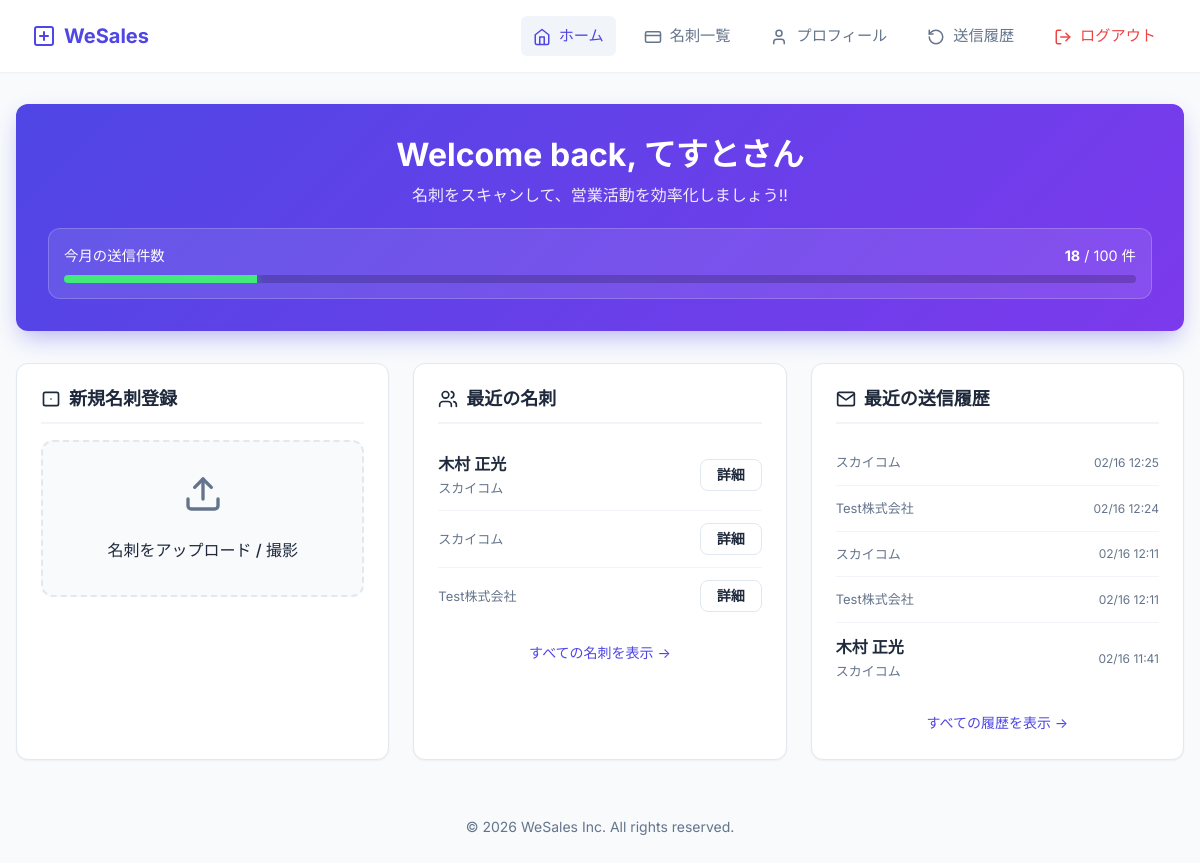
Screenshot of / (signed in) with the database file from the repository.
### models.py (models this page shows, shortened)
class User(db.Model, UserMixin):
    id = db.Column(db.Integer, primary_key=True)
    username = db.Column(db.String(80), unique=True, nullable=False)
    password = db.Column(db.String(120), nullable=False)
    is_admin = db.Column(db.Boolean, default=False)
    company_name = db.Column(db.String(100))
    job_title = db.Column(db.String(100))
    last_name = db.Column(db.String(100))
    first_name = db.Column(db.String(100))
    phone_number = db.Column(db.String(20))
    email_address = db.Column(db.String(120))
    company_url = db.Column(db.String(200))
    business_summary = db.Column(db.Text)
    gmail_app_password = db.Column(db.String(100))
    email_provider = db.Column(db.String(20), default="resend") # gmail or resend
    monthly_limit = db.Column(db.Integer, default=100) # 月間送信上限
    @property
    def real_name(self):
        return f"{self.last_name or ''} {self.first_name or ''}".strip()

class Card(db.Model):
    id = db.Column(db.Integer, primary_key=True)
    user_id = db.Column(db.Integer, db.ForeignKey("user.id"), nullable=False)
    image_path = db.Column(db.String(200))
    company_name = db.Column(db.String(100))
    department_name = db.Column(db.String(100))
    job_title = db.Column(db.String(100))
    last_name = db.Column(db.String(100))
    first_name = db.Column(db.String(100))
    phone_number = db.Column(db.String(20))
    email = db.Column(db.String(120))
    url = db.Column(db.String(200))
    created_at = db.Column(db.DateTime, default=datetime.now)
    user = db.relationship("User", backref=db.backref("cards", lazy=True))
    @property
    def person_name(self):
        return f"{self.last_name or ''} {self.first_name or ''}".strip()

class History(db.Model):
    id = db.Column(db.Integer, primary_key=True)
    user_id = db.Column(db.Integer, db.ForeignKey("user.id"), nullable=False)
    customer_name = db.Column(db.String(100))
    company_name = db.Column(db.String(100))
    email = db.Column(db.String(120))
    mail_subject = db.Column(db.String(200))
    mail_body = db.Column(db.Text)
    sent_at = db.Column(db.DateTime, default=datetime.now)
    user = db.relationship("User", backref=db.backref("histories", lazy=True))

### routes/main.py (the view)
@main_bp.route("/")
@login_required
def index():
    if current_user.is_admin:
        return redirect(url_for("admin.admin_users"))
    sent_count = get_monthly_sent_count(current_user.id)
    limit_info = {
        "sent": sent_count,
        "limit": current_user.monthly_limit or 100
    }
    recent_cards = (
        Card.query.filter_by(user_id=current_user.id)
        .order_by(Card.created_at.desc())
        .limit(5)
        .all()
    )
    recent_histories = (
        History.query.filter_by(user_id=current_user.id)
        .order_by(History.sent_at.desc())
        .limit(5)
        .all()
    )
    return render_template("index.html", recent_cards=recent_cards, recent_histories=recent_histories, limit_info=limit_info)

### app.py (called while the page is built)
def create_app(config_class=Config):
    app = Flask(__name__)
    app.config.from_object(config_class)
    db.init_app(app)
    bcrypt.init_app(app)
    csrf.init_app(app)
    login_manager.init_app(app)
    @login_manager.user_loader
    def load_user(user_id):
        return User.query.get(int(user_id))
    @app.context_processor
    def inject_now():
        return {"now": datetime.now(timezone.utc)}
    from routes.auth import auth_bp
    from routes.main import main_bp
    from routes.cards import cards_bp
    from routes.history import history_bp
    from routes.admin import admin_bp
    from routes.import_routes import import_bp
    app.register_blueprint(auth_bp)
    app.register_blueprint(main_bp)
    app.register_blueprint(cards_bp)
    app.register_blueprint(history_bp)
    app.register_blueprint(admin_bp)
    app.register_blueprint(import_bp)
    return app

### services/mail_service.py (called while the page is built)
def get_monthly_sent_count(user_id):
    first_day = date(date.today().year, date.today().month, 1)
    count = History.query.filter(
        History.user_id == user_id,
        History.sent_at >= first_day
    ).count()
    return count

### Templates/index.html (shortened to what this page needs)
{% extends "base.html" %}
{% block content %}
<div class="hero-card">
    <h1>Welcome back, <span style="display: inline-block;">{{ current_user.last_name or current_user.username
            }}さん</span>
    </h1>
    <p>名刺をスキャンして、営業活動を効率化しましょう!!</p>
    {% if limit_info %}
    <div class="limit-status-container"
        style="margin-top: 20px; background: rgba(255,255,255,0.1); padding: 15px; border-radius: 12px; border: 1px solid rgba(255,255,255,0.2);">
        <div style="display: flex; justify-content: space-between; margin-bottom: 8px; font-size: 0.9rem;">
            <span>今月の送信件数</span>
            <span><strong>{{ limit_info.sent }}</strong> / {{ limit_info.limit }} 件</span>
        </div>
        <div class="progress-bar-bg"
            style="height: 8px; background: rgba(0,0,0,0.2); border-radius: 4px; overflow: hidden;">
            <div class="progress-bar-fill"
                style="height: 100%; width: {{ (limit_info.sent / limit_info.limit * 100) if limit_info.limit > 0 else 0 }}%; background: #43e97b; box-shadow: 0 0 10px rgba(67, 233, 123, 0.5); transition: width 0.5s ease-out;">
            </div>
        </div>
    </div>
    {% endif %}
</div>
<div class="dashboard-grid">
    <div class="dashboard-section" style="grid-column: span 1;">
        <h2>
            <svg xmlns="http://www.w3.org/2000/svg" width="20" height="20" viewBox="0 0 24 24" fill="none"
                stroke="currentColor" stroke-width="2" stroke-linecap="round" stroke-linejoin="round">
                <rect x="3" y="4" width="18" height="16" rx="2" />
                <line x1="12" y1="12" x2="12" y2="12" />
            </svg>
            新規名刺登録
        </h2>
        <label for="fileInput" class="upload-area"
            style="display: block; border: 2px dashed var(--border-color); border-radius: var(--radius-lg); padding: var(--spacing-xl); text-align: center; cursor: pointer; transition: all 0.2s; background-color: #f8fafc;">
            <p style="font-weight: 500; color: var(--text-color);">名刺をアップロード / 撮影</p>
        </label>
    </div>
    <div class="dashboard-section">
        <h2>
            最近の名刺
        </h2>
        <ul class="dashboard-list">
            {% for card in recent_cards %}
            <li class="dashboard-list-item">
                <div class="info">
                    <span class="name">{{ card.person_name }}</span>
                    <span class="meta">{{ card.company_name }}</span>
                </div>
                <a href="{{ url_for('cards.card_detail', card_id=card.id) }}" class="btn btn-secondary btn-sm">詳細</a>
            </li>
            {% else %}
            <p class="text-muted" style="text-align: center; padding: 2rem 0;">名刺がまだありません。</p>
            {% endfor %}
        </ul>
        <div class="mt-2 text-center">
            <a href="{{ url_for('cards.show_cards') }}" style="font-size: 0.875rem;">すべての名刺を表示 &rarr;</a>
        </div>
    </div>
    <div class="dashboard-section" style="grid-column: span 1;">
        <h2>
            <svg xmlns="http://www.w3.org/2000/svg" width="20" height="20" viewBox="0 0 24 24" fill="none"
                stroke="currentColor" stroke-width="2" stroke-linecap="round" stroke-linejoin="round">
                <path d="M4 4h16c1.1 0 2 .9 2 2v12c0 1.1-.9 2-2 2H4c-1.1 0-2-.9-2-2V6c0-1.1.9-2 2-2z" />
                <polyline points="22,6 12,13 2,6" />
            </svg>
            最近の送信履歴
        </h2>
        <ul class="dashboard-list">
            {% for history in recent_histories %}
            <li class="dashboard-list-item">
                <div class="info">
                    <span class="name">{{ history.customer_name }}</span>
                    <span class="meta">{{ history.company_name }}</span>
                </div>
                <span class="date">{{ history.sent_at.strftime('%m/%d %H:%M') }}</span>
            </li>
            {% else %}
            <p class="text-muted" style="text-align: center; padding: 2rem 0;">履歴がまだありません。</p>
            {% endfor %}
        </ul>
        <div class="mt-2 text-center">
            <a href="{{ url_for('history.show_history') }}" style="font-size: 0.875rem;">すべての履歴を表示 &rarr;</a>
        </div>
    </div>
</div>
{% endblock %}

### Templates/base.html (shortened to what this page needs)
<!DOCTYPE html>
<html lang="ja">
<head>
    <link rel="stylesheet" href="{{ url_for('static', filename='css/style.css') }}">
</head>
<body>
    {% if current_user.is_authenticated %}
    <header>
        <div class="logo">
            WeSales
        </div>
        <nav id="nav-menu">
            {% if not current_user.is_admin %}
            <a href="{{ url_for('main.index') }}" class="{{ 'active' if request.endpoint == 'main.index' else '' }}">
                ホーム
            </a>
            <a href="{{ url_for('cards.show_cards') }}"
                class="{{ 'active' if request.endpoint == 'cards.show_cards' else '' }}">
                名刺一覧
            </a>
            <a href="{{ url_for('main.profile') }}"
                class="{{ 'active' if request.endpoint == 'main.profile' else '' }}">
                プロフィール
            </a>
            <a href="{{ url_for('history.show_history') }}"
                class="{{ 'active' if request.endpoint == 'history.show_history' else '' }}">
                <svg xmlns="http://www.w3.org/2000/svg" width="18" height="18" viewBox="0 0 24 24" fill="none"
                    stroke="currentColor" stroke-width="2" stroke-linecap="round" stroke-linejoin="round"
                    style="margin-right: 8px; vertical-align: middle;">
                    <path d="M3 12a9 9 0 1 0 9-9 9.75 9.75 0 0 0-6.74 2.74L3 8" />
                    <path d="M3 3v5h5" />
                </svg>送信履歴
            </a>
            {% endif %}
            <a href="{{ url_for('auth.logout') }}" class="logout">
                ログアウト
            </a>
        </nav>
    </header>
    {% endif %}
    <main>
        {% block content %}{% endblock %}
    </main>
    <footer>
        <p>&copy; {{ now.year if now else 2024 }} WeSales Inc. All rights reserved.</p>
    </footer>
</body>
</html>

### static/css/style.css (style rules this page uses)
:root { --primary-color: #4f46e5; --primary-hover: #4338ca; --secondary-color: #64748b; --background-color: #f8fafc; --surface-color: #ffffff; --text-color: #1e293b; --text-muted: #64748b; --border-color: #e2e8f0; --success-color: #10b981; --danger-color: #ef4444; --font-family: 'Inter', system-ui, -apple-system, sans-serif; --spacing-xs: 0.25rem; --spacing-sm: 0.5rem; --spacing-md: 1rem; --spacing-lg: 1.5rem; --spacing-xl: 2rem; --radius-sm: 0.375rem; --radius-md: 0.5rem; --radius-lg: 0.75rem; --shadow-sm: 0 1px 2px 0 rgb(0 0 0 / 0.05); --shadow-md: 0 4px 6px -1px rgb(0 0 0 / 0.1), 0 2px 4px -2px rgb(0 0 0 / 0.1); --shadow-lg: 0 10px 15px -3px rgb(0 0 0 / 0.1), 0 4px 6px -4px rgb(0 0 0 / 0.1); }
* { box-sizing: border-box; margin: 0; padding: 0; }
body { font-family: var(--font-family); background-color: var(--background-color); color: var(--text-color); line-height: 1.6; display: flex; flex-direction: column; min-height: 100vh; }
a { color: var(--primary-color); text-decoration: none; transition: color 0.2s; }
header { background-color: var(--surface-color); box-shadow: var(--shadow-sm); padding: var(--spacing-md) var(--spacing-xl); display: flex; justify-content: space-between; align-items: center; position: sticky; top: 0; z-index: 100; }
.logo { font-weight: 700; font-size: 1.25rem; color: var(--primary-color); display: flex; align-items: center; gap: 0.5rem; }
nav { display: flex; gap: var(--spacing-md); }
nav a { color: var(--text-muted); font-weight: 500; font-size: 0.95rem; padding: 0.5rem 0.75rem; border-radius: var(--radius-sm); }
nav a:hover, nav a.active { background-color: #f1f5f9; color: var(--primary-color); }
nav a.logout { color: var(--danger-color); }
main { flex-grow: 1; width: 100%; max-width: 1200px; margin: 0 auto; padding: var(--spacing-xl) var(--spacing-md); }
footer { text-align: center; padding: var(--spacing-lg); color: var(--text-muted); font-size: 0.875rem; }
h1, h2, h3, h4, h5, h6 { color: var(--text-color); font-weight: 700; line-height: 1.2; margin-bottom: var(--spacing-md); }
h1 { font-size: 2rem; }
h2 { font-size: 1.5rem; }
.btn { display: inline-flex; justify-content: center; align-items: center; padding: 0.75rem 1.5rem; border-radius: var(--radius-md); font-weight: 600; cursor: pointer; transition: all 0.2s; border: none; font-size: 1rem; line-height: 1; }
.btn-secondary { background-color: var(--surface-color); color: var(--text-color); border: 1px solid var(--border-color); }
label { display: block; margin-bottom: var(--spacing-sm); font-weight: 500; color: var(--text-color); }
.text-center { text-align: center; }
.mt-2 { margin-top: var(--spacing-md); }
.btn-sm { padding: 0.5rem 1rem; font-size: 0.875rem; }
.dashboard-grid { display: grid; grid-template-columns: repeat(auto-fit, minmax(300px, 1fr)); gap: var(--spacing-lg); margin-top: var(--spacing-xl); }
.dashboard-section { background-color: var(--surface-color); border-radius: var(--radius-lg); padding: var(--spacing-lg); box-shadow: var(--shadow-sm); border: 1px solid var(--border-color); }
.dashboard-section h2 { font-size: 1.125rem; display: flex; align-items: center; gap: 0.5rem; border-bottom: 2px solid #f1f5f9; padding-bottom: 0.75rem; margin-bottom: 1rem; }
.dashboard-list { list-style: none; }
.dashboard-list-item { display: flex; justify-content: space-between; align-items: center; padding: 0.75rem 0; border-bottom: 1px solid #f1f5f9; }
.dashboard-list-item:last-child { border-bottom: none; }
.dashboard-list-item .info { display: flex; flex-direction: column; }
.dashboard-list-item .name { font-weight: 600; color: var(--text-color); }
.dashboard-list-item .meta { font-size: 0.8125rem; color: var(--text-muted); }
.dashboard-list-item .date { font-size: 0.75rem; color: var(--text-muted); }
.hero-card { background: linear-gradient(135deg, #4f46e5 0%, #7c3aed 100%); color: white; padding: var(--spacing-xl); border-radius: var(--radius-lg); text-align: center; margin-bottom: var(--spacing-xl); box-shadow: 0 10px 25px -5px rgba(79, 70, 229, 0.4); }
.hero-card h1 { color: white; margin-bottom: 0.5rem; }
.hero-card p { opacity: 0.9; }

### rows the page displays
User: last_name "てすと"
Card: person_name "木村 正光", company_name "スカイコム"
Card: company_name "スカイコム"
Card: company_name "Test株式会社"
History: company_name "スカイコム", sent_at "02/16 12:25"
History: company_name "Test株式会社", sent_at "02/16 12:24"
History: company_name "スカイコム", sent_at "02/16 12:11"
History: company_name "Test株式会社", sent_at "02/16 12:11"
History: customer_name "木村 正光", company_name "スカイコム", sent_at "02/16 11:41"

### other values shown
{{ limit_info.sent }} "18"
{{ limit_info.limit }} "100"
